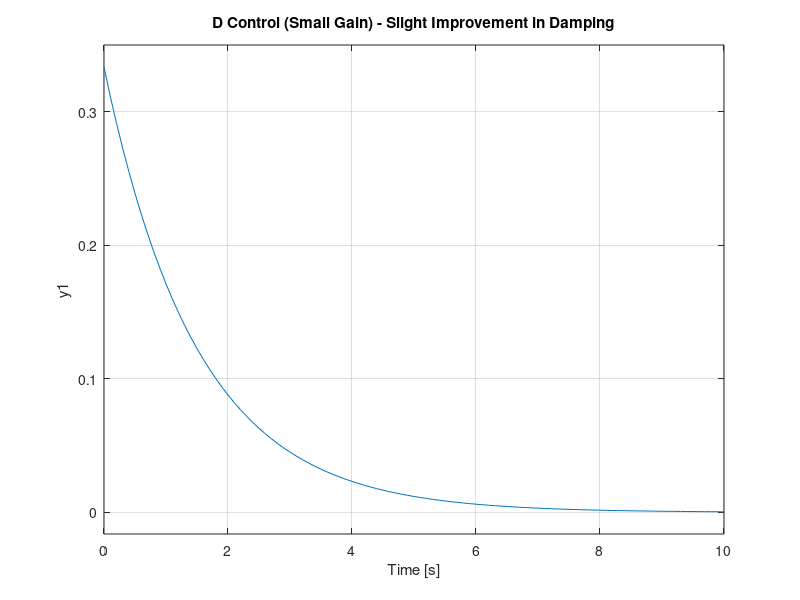
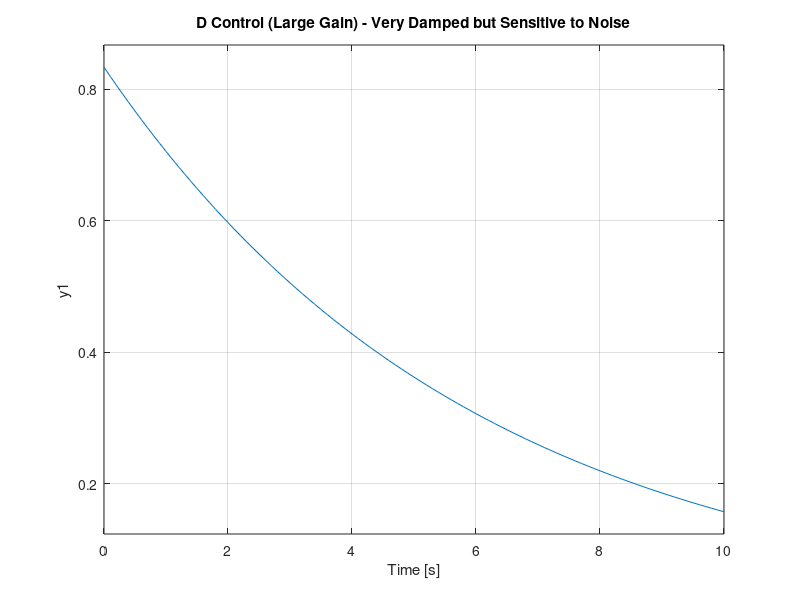

Reproduce these figures in MATLAB, in order. (Note: this script raises an error after producing the figures.)
% =========================================================================
% Modeling a DC motor as a first-order system in Octave.
% =========================================================================
% Dependencies:
%   GNU Octave + Control Package
%   (install using: pkg install -forge control)
% =========================================================================

clear; clc; close all;
pkg load control;
addpath("/functions");

clc;
clear;
pkg load control;
graphics_toolkit("qt");

% First-order plant
s = tf('s');
G = 1/(s+1);


% Time vector for simulation
t = 0:0.1:10;

%% Derivative control (D)
Kd_small = 0.5;
Kd_large = 5;

C_D_small = Kd_small*s;
C_D_large = Kd_large*s;

T_D_small = feedback(C_D_small*G, 1);
T_D_large = feedback(C_D_large*G, 1);

figure;
plot(2,1,1);
step(T_D_small, t);
title('D Control (Small Gain) - Slight Improvement in Damping');
grid on;
drawnow;

figure;
plot(2,1,2);
step(T_D_large, t);
title('D Control (Large Gain) - Very Damped but Sensitive to Noise');
grid on;
drawnow;

 %Getting Step Info
 info_T_D_small = stepinfo(T_D_small);
 info_T_D_large = stepinfo(T_D_large);


results = {
  "System", "RiseTime", "SettlingTime", "PeakTime", "Overshoot", ...
  "SteadyStateError" ;
  "Low Gain", info_T_D_small.RiseTime, info_T_D_small.SettlingTime,info_T_D_small.PeakTime, ...
  info_T_D_small.Overshoot, info_T_D_small.SteadyStateError ;
  "High Gain", info_T_D_large.RiseTime, info_T_D_large.SettlingTime, info_T_D_large.PeakTime, ...
  info_T_D_large.Overshoot, info_T_D_large.SteadyStateError
};

fid = fopen("/home/rain/Documents/control_projects/dc_motor_modeling/motor_first_order/results/d_control.csv", "w"); % change path based on folder structure
fprintf(fid, "System,RiseTime,SettlingTime, PeakTime, Overshoot,SteadyStateError\n");
fprintf(fid, "D_control_Low_Gain,%f,%f,%f,%f,%f\n", info_T_D_small.RiseTime, info_T_D_small.SettlingTime,info_T_D_small.PeakTime, ...
  info_T_D_small.Overshoot, info_T_D_small.SteadyStateError );
fprintf(fid, "D_control_High_Gain,%f,%f,%f,%f,%f\n", info_T_D_large.RiseTime, info_T_D_large.SettlingTime, info_T_D_large.PeakTime, ...
  info_T_D_large.Overshoot, info_T_D_large.SteadyStateError);
fclose(fid);


% --- Notes ---
% High Kd Gain - Very Damped but Sensitive to Noise
% Low Kd Gain - Slight Improvement in Damping

